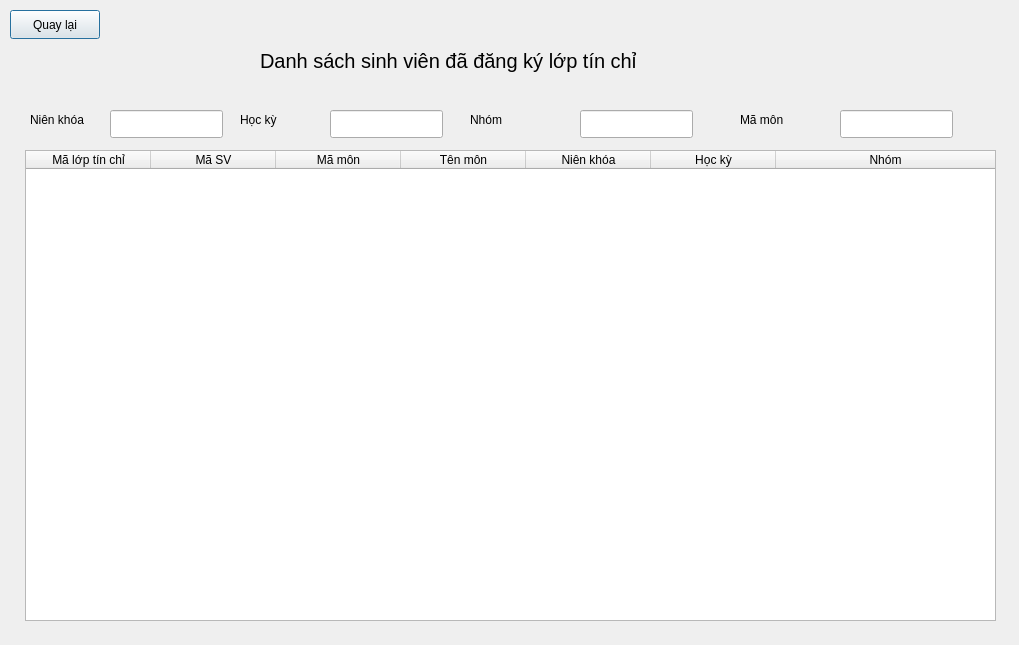
<?xml version="1.0" encoding="UTF-8"?>
<ui version="4.0">
 <class>InDSSVLopTinChi</class>
 <widget class="QDialog" name="InDSSVLopTinChi">
  <property name="geometry">
   <rect>
    <x>0</x>
    <y>0</y>
    <width>1019</width>
    <height>645</height>
   </rect>
  </property>
  <property name="windowTitle">
   <string>Dialog</string>
  </property>
  <widget class="QPushButton" name="Quaylai">
   <property name="geometry">
    <rect>
     <x>10</x>
     <y>10</y>
     <width>90</width>
     <height>29</height>
    </rect>
   </property>
   <property name="text">
    <string>Quay lại</string>
   </property>
  </widget>
  <widget class="QLabel" name="label">
   <property name="geometry">
    <rect>
     <x>260</x>
     <y>40</y>
     <width>491</width>
     <height>41</height>
    </rect>
   </property>
   <property name="font">
    <font>
     <pointsize>15</pointsize>
    </font>
   </property>
   <property name="text">
    <string>Danh sách sinh viên đã đăng ký lớp tín chỉ</string>
   </property>
  </widget>
  <widget class="QTableWidget" name="tableDSSV">
   <property name="geometry">
    <rect>
     <x>25</x>
     <y>150</y>
     <width>971</width>
     <height>471</height>
    </rect>
   </property>
   <property name="editTriggers">
    <set>QAbstractItemView::EditTrigger::NoEditTriggers</set>
   </property>
   <property name="dragEnabled">
    <bool>false</bool>
   </property>
   <property name="selectionBehavior">
    <enum>QAbstractItemView::SelectionBehavior::SelectRows</enum>
   </property>
   <property name="columnCount">
    <number>7</number>
   </property>
   <attribute name="horizontalHeaderDefaultSectionSize">
    <number>125</number>
   </attribute>
   <attribute name="horizontalHeaderStretchLastSection">
    <bool>true</bool>
   </attribute>
   <attribute name="verticalHeaderStretchLastSection">
    <bool>false</bool>
   </attribute>
   <column>
    <property name="text">
     <string>Mã lớp tín chỉ</string>
    </property>
   </column>
   <column>
    <property name="text">
     <string>Mã SV</string>
    </property>
   </column>
   <column>
    <property name="text">
     <string>Mã môn</string>
    </property>
   </column>
   <column>
    <property name="text">
     <string>Tên môn</string>
    </property>
   </column>
   <column>
    <property name="text">
     <string>Niên khóa</string>
    </property>
   </column>
   <column>
    <property name="text">
     <string>Học kỳ</string>
    </property>
   </column>
   <column>
    <property name="text">
     <string>Nhóm</string>
    </property>
   </column>
  </widget>
  <widget class="QLineEdit" name="EditNienKhoa">
   <property name="geometry">
    <rect>
     <x>110</x>
     <y>110</y>
     <width>113</width>
     <height>28</height>
    </rect>
   </property>
  </widget>
  <widget class="QLineEdit" name="EditHocKy">
   <property name="geometry">
    <rect>
     <x>330</x>
     <y>110</y>
     <width>113</width>
     <height>28</height>
    </rect>
   </property>
  </widget>
  <widget class="QLineEdit" name="EditNhom">
   <property name="geometry">
    <rect>
     <x>580</x>
     <y>110</y>
     <width>113</width>
     <height>28</height>
    </rect>
   </property>
  </widget>
  <widget class="QLineEdit" name="EditMaMon">
   <property name="geometry">
    <rect>
     <x>840</x>
     <y>110</y>
     <width>113</width>
     <height>28</height>
    </rect>
   </property>
  </widget>
  <widget class="QLabel" name="labelHocKy">
   <property name="geometry">
    <rect>
     <x>240</x>
     <y>110</y>
     <width>63</width>
     <height>20</height>
    </rect>
   </property>
   <property name="text">
    <string>Học kỳ</string>
   </property>
  </widget>
  <widget class="QLabel" name="labelNhom">
   <property name="geometry">
    <rect>
     <x>470</x>
     <y>110</y>
     <width>63</width>
     <height>20</height>
    </rect>
   </property>
   <property name="text">
    <string>Nhóm</string>
   </property>
  </widget>
  <widget class="QLabel" name="labelMaMon">
   <property name="geometry">
    <rect>
     <x>740</x>
     <y>110</y>
     <width>63</width>
     <height>20</height>
    </rect>
   </property>
   <property name="text">
    <string>Mã môn</string>
   </property>
  </widget>
  <widget class="QLabel" name="labelNienKhoa">
   <property name="geometry">
    <rect>
     <x>30</x>
     <y>110</y>
     <width>71</width>
     <height>20</height>
    </rect>
   </property>
   <property name="text">
    <string>Niên khóa</string>
   </property>
  </widget>
 </widget>
 <resources/>
 <connections/>
</ui>
